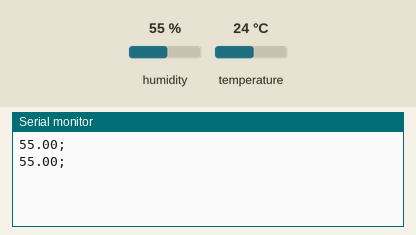
This sketch was run on a simulated Arduino Uno, built with avr-gcc and run on an emulated ATmega328P. Parts: the last lines printed to the serial monitor. The test bench sets the inputs (shaded band); at power-on: humidity 55 %, temperature 24 °C.

Above: at 3.8 s.
3.9 s: humidity set to 22 %
At 6.6 s:
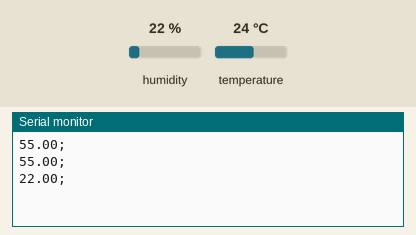
7.8 s: humidity set to 40 %
At 9.8 s:
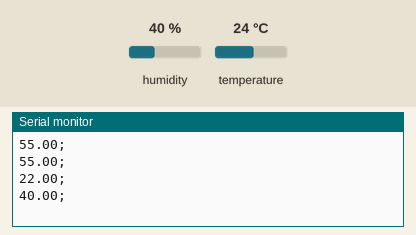
Timing chart, 0 to 11.3 s (numbered marks = the images above; inputs shaded):
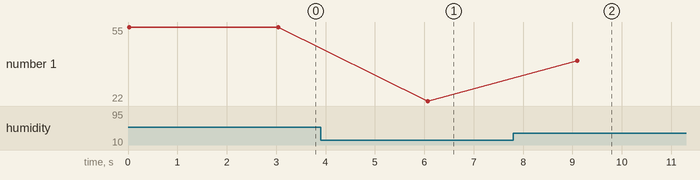

Measured:
- after the input at 3.9 s, the serial monitor: prints a new line after 2.2 s (image 1)
- after the input at 7.8 s, the serial monitor: prints a new line after 1.3 s (image 2)
- plotted number 1: 55 → 22 after the input at 3.9 s, 22 → 40 after the input at 7.8 s

The sketch:

dht11.ino
```cpp
#include <DHT.h>
#include <DHT_U.h>

#include <Adafruit_Sensor.h>

#include <DHT.h>
#include <DHT_U.h>

#include "DHT.h"

#define DHTPIN A0 // pino que estamos conectado
#define DHTTYPE DHT11 // DHT 11

// Conecte pino 1 do sensor (esquerda) ao +5V
// Conecte pino 2 do sensor ao pino de dados definido em seu Arduino
// Conecte pino 4 do sensor ao GND
// Conecte o resistor de 10K entre pin 2 (dados)
// e ao pino 1 (VCC) do sensor


DHT dht(DHTPIN, DHTTYPE);
int pinosensor=A0;
void setup()
{
  pinMode(pinosensor,INPUT);
  Serial.begin(9600);
  // Serial.println("DHTxx test!");
  dht.begin();
}

void loop()
{
  // A leitura da temperatura e umidade pode levar 250ms!
  // O atraso do sensor pode chegar a 2 segundos.
  float h = dht.readHumidity();
  // float t = dht.readTemperature();
  // testa se retorno é valido, caso contrário algo está errado.
  if (isnan(h)) // isnan(t) ||
  {
    Serial.println("Failed to read from DHT");
  }
  else
  {
    //Serial.print("Umidade: ");
    Serial.print(h);
    Serial.print(";");
   // Serial.print("Temperatura: ");
    // Serial.print(t);
    // Serial.print(";");
   Serial.println();
  }
int sensorPin=A0;
int sensorValue=0;

// int sensorLM35 = A5;
// float valorLM35 = analogRead(sensorLM35);
// delay(100);
// valorLM35 = analogRead(sensorLM35);
// float temperatura = valorLM35*0.00488;
// temperatura*=100;

//void loop(){
  // sensorValue = analogRead(sensorPin);
  // Serial.print(sensorValue);
  // Serial.print(";");
  // Serial.print(temperatura);
  // Serial.print(";");


// if (digitalRead(pinosensor)== LOW)
// {
// Serial.println("1");
// }

// else
// {
// Serial.println("0");
// }

delay(3000);
  }
//}
```
